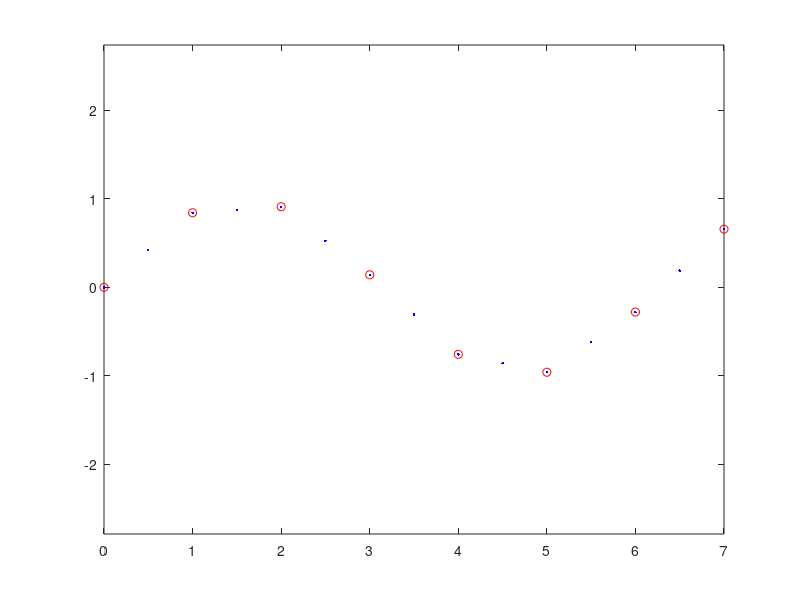

Recreate this plot in MATLAB.
clc; 
close all; 
clear all; 

% Stützstellen 
xs = [0, 35, 75, 110, 150]; 
ys = [20, 0, -50, 40, 20]; 
xs=[0:1:7];
ys=sin(xs);

% Interpolationspunkte 
xi = 0:0.5:(max(xs)); 

% Interpolation 
yi = interp1(xs, ys, xi); 

% Plotten 
plot(xs, ys, 'or') 
hold on 
plot(xi, yi, '.b') 
axis equal
